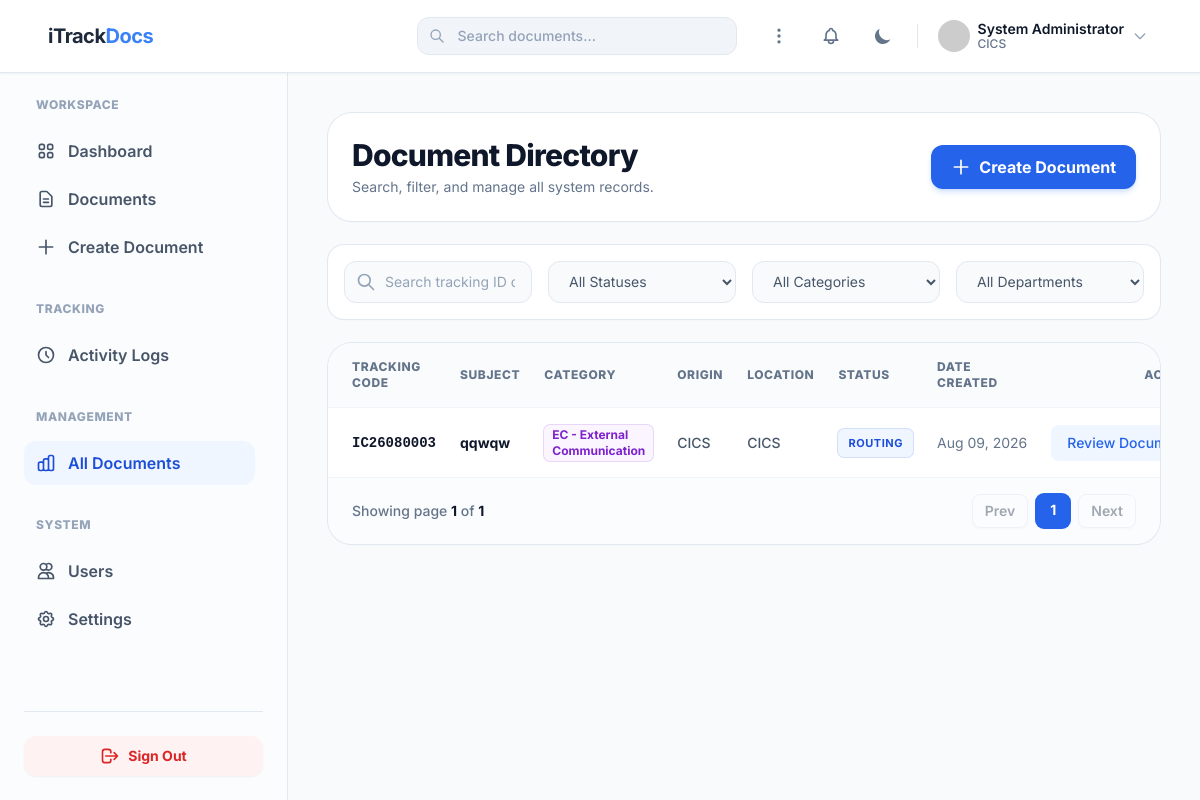
/index.php?action=allDocuments (signed in), run on the app's committed database.
### tables this page shows
CREATE TABLE IF NOT EXISTS `documents` (
  `tracking_id` varchar(50) NOT NULL,
  `creator_id` int(11) DEFAULT NULL,
  `title` varchar(255) NOT NULL,
  `category` varchar(100) DEFAULT NULL,
  `origin` varchar(100) NOT NULL,
  `target_department` varchar(100) DEFAULT NULL,
  `current_location` varchar(100) NOT NULL,
  `status` varchar(50) DEFAULT 'Routing',
  `file_path` varchar(500) DEFAULT NULL,
  `created_at` timestamp NULL DEFAULT current_timestamp(),
  PRIMARY KEY (`tracking_id`)
);

### src/Controllers/Controller.php (called while the page is built, shortened)
<?php
class Controller {
protected function render($view, $data = []) {
    extract($data);
    $action = $_GET['action'] ?? 'home';
    require __DIR__ . "/../../views/{$view}.php";
    require __DIR__ . "/../../views/layout.php";
}
}

### src/Controllers/DocumentController.php (called while the page is built, shortened)
<?php
class DocumentController extends Controller {
    public function allDocuments() {
        $page = isset($_GET['p']) ? (int)$_GET['p'] : 1;
        $filters = [
            'search' => $_GET['search'] ?? '',
            'status' => $_GET['status'] ?? '',
            'category' => $_GET['category'] ?? '',
            'department' => $_GET['department'] ?? ''
        ];
        $filters = array_filter($filters, function($v) { return $v !== ''; });
        $model = new \Models\Document();
        $deptStmt = $model->getDepartments();
        $result = $model->getPaginatedWithFilters($page, 10, $filters);
        $this->render('documents', [
            'documents' => $result['data'],
            'pagination' => [
                'total' => $result['total'],
                'pages' => $result['pages'],
                'current' => $result['current']
            ],
            'action' => 'allDocuments',
            'filters' => $filters,
            'departments' => $deptStmt
        ]);
    }
}

### src/Models/Document.php (called while the page is built, shortened)
<?php
class Document {
    private $conn;
    public function __construct() {
        $database = new Database();
        $this->conn = $database->getConnection();
    }
    public function getPaginatedWithFilters($page = 1, $limit = 10, $filters = []) {
        $offset = ($page - 1) * $limit;
        $whereClause = "WHERE (origin = 'CICS' OR current_location = 'CICS' OR target_department = 'CICS')
                        AND category IN ('IC', 'EC')";
        $params = [];
        $countQuery = "SELECT COUNT(*) FROM documents " . $whereClause;
        $countStmt = $this->conn->prepare($countQuery);
        $countStmt->execute();
        $total = $countStmt->fetchColumn();
        $query = "SELECT * FROM documents " . $whereClause . " ORDER BY created_at DESC LIMIT :limit OFFSET :offset";
        $stmt = $this->conn->prepare($query);
        $stmt->bindValue(':limit', (int)$limit, \PDO::PARAM_INT);
        $stmt->bindValue(':offset', (int)$offset, \PDO::PARAM_INT);
        $stmt->execute();
        $docs = [];
        while ($row = $stmt->fetch(\PDO::FETCH_ASSOC)) {
            $docs[$row['tracking_id']] = $row;
        }
        return [
            'data' => $docs,
            'total' => $total,
            'pages' => ceil($total / $limit),
            'current' => $page
        ];
    }
}

### src/Config/Database.php (called while the page is built, shortened)
<?php
class Database {
    private $host = 'localhost';
    private $db_name = 'itrackdocs';
    private $username = 'root';
    private $password = '';
    public function getConnection() {
        $this->conn = null;
        try {
            $this->conn = new PDO("mysql:host=" . $this->host . ";dbname=" . $this->db_name, $this->username, $this->password);
            $this->conn->setAttribute(PDO::ATTR_ERRMODE, PDO::ERRMODE_EXCEPTION);
            $this->conn->setAttribute(PDO::ATTR_DEFAULT_FETCH_MODE, PDO::FETCH_ASSOC);
        } catch(PDOException $exception) {
            echo "Database Connection Error: " . $exception->getMessage();
        }
        return $this->conn;
    }
}

### views/documents.php (the view, shortened to what this page needs)
<?php
function getStatusBadge($status) {
    $status = strtolower($status ?? 'pending');
    if ($status === 'routing') return 'bg-blue-50 text-blue-700 dark:bg-blue-500/10 dark:text-blue-400 ring-1 ring-blue-600/20';
    return 'bg-amber-50 text-amber-700 dark:bg-amber-500/10 dark:text-amber-400 ring-1 ring-amber-600/20';
}
function filterQueryString($extra = []) {
    $params = [];
    $params = array_merge($params, $extra);
    return http_build_query($params);
}
$current_search = $_GET['search'] ?? '';
$base_action = $action ?? 'list';
?>
<div class="animate-fade-in-up space-y-6">
    <div class="flex flex-col sm:flex-row sm:items-center justify-between gap-4 bg-white dark:bg-slate-900 p-6 rounded-3xl ring-1 ring-slate-200 dark:ring-slate-800 shadow-sm">
        <div>
            <h1 class="text-3xl font-extrabold text-slate-900 dark:text-white tracking-tight">Document Directory</h1>
            <p class="text-slate-500 dark:text-slate-400 text-sm mt-1">Search, filter, and manage all system records.</p>
        </div>
        <a href="index.php?action=create" class="inline-flex items-center justify-center gap-2 bg-brand-600 hover:bg-brand-500 text-white font-bold py-2.5 px-5 rounded-xl transition-all shadow-md shadow-brand-500/20">
            <svg class="w-5 h-5" fill="none" viewBox="0 0 24 24" stroke="currentColor"><path stroke-linecap="round" stroke-linejoin="round" stroke-width="2" d="M12 4v16m8-8H4" /></svg>
            Create Document
        </a>
    </div>
    <form method="GET" action="index.php" id="filterForm" class="bg-white dark:bg-slate-900 p-4 rounded-2xl ring-1 ring-slate-200 dark:ring-slate-800 shadow-sm grid grid-cols-1 md:grid-cols-4 gap-4">
        <div class="relative">
            <div class="absolute inset-y-0 left-0 pl-3 flex items-center pointer-events-none">
            </div>
            <input type="text" name="search" id="filterSearch" placeholder="Search tracking ID or subject..." value="<?= htmlspecialchars($current_search) ?>"
                   class="w-full bg-slate-50 dark:bg-slate-950 border border-slate-200 dark:border-slate-800 rounded-xl pl-10 pr-4 py-2.5 text-sm focus:ring-2 focus:ring-brand-500 outline-none text-slate-900 dark:text-white placeholder-slate-400 transition-shadow">
        </div>
        <select name="status" id="filterStatus" class="bg-slate-50 dark:bg-slate-950 border border-slate-200 dark:border-slate-800 rounded-xl px-4 py-2.5 text-sm text-slate-600 dark:text-slate-300 outline-none focus:ring-2 focus:ring-brand-500 transition-shadow">
            <option value="">All Statuses</option>
        </select>
        <select name="category" id="filterCategory" class="bg-slate-50 dark:bg-slate-950 border border-slate-200 dark:border-slate-800 rounded-xl px-4 py-2.5 text-sm text-slate-600 dark:text-slate-300 outline-none focus:ring-2 focus:ring-brand-500 transition-shadow">
            <option value="">All Categories</option>
        </select>
        <select name="department" id="filterDepartment" class="bg-slate-50 dark:bg-slate-950 border border-slate-200 dark:border-slate-800 rounded-xl px-4 py-2.5 text-sm text-slate-600 dark:text-slate-300 outline-none focus:ring-2 focus:ring-brand-500 transition-shadow">
            <option value="">All Departments</option>
        </select>
    </form>
    <div class="bg-white dark:bg-slate-900 ring-1 ring-slate-200 dark:ring-slate-800 rounded-3xl overflow-hidden shadow-sm flex flex-col">
        <div class="overflow-x-auto flex-1">
            <table class="min-w-full divide-y divide-slate-100 dark:divide-slate-800">
                <thead class="bg-slate-50/80 dark:bg-slate-800/50">
                    <tr>
                        <th class="py-4 pl-6 pr-3 text-left text-xs font-extrabold text-slate-500 dark:text-slate-400 uppercase tracking-wider">Tracking Code</th>
                        <th class="px-3 py-4 text-left text-xs font-extrabold text-slate-500 dark:text-slate-400 uppercase tracking-wider">Subject</th>
                        <th class="px-3 py-4 text-left text-xs font-extrabold text-slate-500 dark:text-slate-400 uppercase tracking-wider">Category</th>
                        <th class="px-3 py-4 text-left text-xs font-extrabold text-slate-500 dark:text-slate-400 uppercase tracking-wider">Origin</th>
                        <th class="px-3 py-4 text-left text-xs font-extrabold text-slate-500 dark:text-slate-400 uppercase tracking-wider">Location</th>
                        <th class="px-3 py-4 text-left text-xs font-extrabold text-slate-500 dark:text-slate-400 uppercase tracking-wider">Status</th>
                        <th class="px-3 py-4 text-left text-xs font-extrabold text-slate-500 dark:text-slate-400 uppercase tracking-wider">Date Created</th>
                        <th class="py-4 pl-3 pr-6 text-right text-xs font-extrabold text-slate-500 dark:text-slate-400 uppercase tracking-wider">Actions</th>
                    </tr>
                </thead>
                <tbody class="divide-y divide-slate-100 dark:divide-slate-800/60 bg-white dark:bg-slate-900">
                    <?php if (empty($documents)): ?>
                        <tr>
                            <td colspan="8" class="py-16 text-center">
                                <svg class="w-12 h-12 text-slate-300 dark:text-slate-600 mx-auto mb-3" fill="none" viewBox="0 0 24 24" stroke="currentColor"><path stroke-linecap="round" stroke-linejoin="round" stroke-width="1.5" d="M9 12h6m-6 4h6m2 5H7a2 2 0 01-2-2V5a2 2 0 012-2h5.586a1 1 0 01.707.293l5.414 5.414a1 1 0 01.293.707V19a2 2 0 01-2 2z" /></svg>
                                <p class="text-slate-500 dark:text-slate-400 font-medium text-lg">No documents found.</p>
                                <p class="text-slate-400 dark:text-slate-500 text-sm mt-1">Try adjusting your search or filters.</p>
                            </td>
                        </tr>
                    <?php else: ?>
                        <?php foreach ($documents as $id => $doc): ?>
                        <tr class="hover:bg-slate-50 dark:hover:bg-slate-800/40 transition-colors group">
                            <td class="whitespace-nowrap py-4 pl-6 pr-3 text-sm">
                                <div class="flex items-center gap-2">
                                    <span class="font-mono font-bold text-slate-900 dark:text-white group-hover:text-brand-600 dark:group-hover:text-brand-400 transition-colors"><?= htmlspecialchars($id) ?></span>
                                </div>
                            </td>
                            <td class="px-3 py-4 text-sm font-bold text-slate-900 dark:text-white max-w-[250px] truncate">
                                <?= htmlspecialchars($doc['title']) ?>
                            </td>
                            <td class="px-3 py-4 text-sm">
                                <span class="inline-flex items-center px-2 py-0.5 rounded-md text-xs font-bold bg-purple-50 text-purple-700 dark:bg-purple-500/10 dark:text-purple-400 ring-1 ring-purple-600/20">
                                    <?php
                                        $cat = $doc['category'] ?? 'Uncategorized';
                                        if ($cat === 'IC') echo 'IC - Internal Communication';
                                        elseif ($cat === 'EC') echo 'EC - External Communication';
                                        else echo htmlspecialchars($cat);
                                    ?>
                                </span>
                            </td>
                            <td class="px-3 py-4 text-sm font-medium text-slate-600 dark:text-slate-300">
                                <?= htmlspecialchars($doc['origin']) ?>
                            </td>
                            <td class="px-3 py-4 text-sm font-medium text-slate-600 dark:text-slate-300">
                                <?= htmlspecialchars($doc['current_location']) ?>
                            </td>
                            <td class="whitespace-nowrap px-3 py-4 text-sm">
                                <span class="inline-flex items-center px-2.5 py-1 rounded-md text-[11px] font-bold uppercase tracking-wider <?= getStatusBadge($doc['status']) ?>">
                                    <?= htmlspecialchars($doc['status'] ?? 'Pending') ?>
                                </span>
                            </td>
                            <td class="whitespace-nowrap px-3 py-4 text-sm text-slate-500 dark:text-slate-400">
                                <?= date('M d, Y', strtotime($doc['created_at'] ?? 'now')) ?>
                            </td>
                            <td class="whitespace-nowrap py-4 pl-3 pr-6 text-right text-sm font-medium">
                                <a href="index.php?action=view&tracking_id=<?= urlencode($id) ?>" class="text-brand-600 dark:text-brand-400 hover:text-brand-800 dark:hover:text-brand-300 bg-brand-50 dark:bg-brand-500/10 px-4 py-2 rounded-lg transition-colors inline-block">Review Document</a>
                            </td>
                        </tr>
                        <?php endforeach; ?>
                    <?php endif; ?>
                </tbody>
            </table>
        </div>
        <div class="px-6 py-4 border-t border-slate-100 dark:border-slate-800 flex flex-col sm:flex-row justify-between items-center gap-4 bg-slate-50/50 dark:bg-slate-900/50">
            <p class="text-sm font-medium text-slate-500 dark:text-slate-400">
                Showing page <span class="font-bold text-slate-900 dark:text-white"><?= $pagination['current'] ?></span> of <span class="font-bold text-slate-900 dark:text-white"><?= max(1, $pagination['pages']) ?></span>
            </p>
            <div class="flex gap-2">
                <a href="index.php?action=<?= htmlspecialchars($base_action) ?>&p=<?= max(1, $pagination['current'] - 1) ?>&<?= filterQueryString() ?>"
                class="px-3 py-1.5 border border-slate-200 dark:border-slate-700 rounded-lg text-sm font-semibold text-slate-600 dark:text-slate-300 hover:bg-white dark:hover:bg-slate-800 transition-colors shadow-sm <?= $pagination['current'] <= 1 ? 'opacity-50 pointer-events-none' : '' ?>">
                    Prev
                </a>
                <div class="hidden sm:flex gap-1">
                    <?php for ($i = 1; $i <= $pagination['pages']; $i++): ?>
                        <a href="index.php?action=<?= htmlspecialchars($base_action) ?>&p=<?= $i ?>&<?= filterQueryString() ?>"
                        class="px-3.5 py-1.5 rounded-lg text-sm font-bold transition-colors shadow-sm <?= $i == $pagination['current'] ? 'bg-brand-600 text-white ring-1 ring-brand-600' : 'bg-white dark:bg-slate-900 text-slate-600 dark:text-slate-300 border border-slate-200 dark:border-slate-700 hover:bg-slate-50 dark:hover:bg-slate-800' ?>">
                        <?= $i ?>
                        </a>
                    <?php endfor; ?>
                </div>
                <a href="index.php?action=<?= htmlspecialchars($base_action) ?>&p=<?= min($pagination['pages'], $pagination['current'] + 1) ?>&<?= filterQueryString() ?>"
                class="px-3 py-1.5 border border-slate-200 dark:border-slate-700 rounded-lg text-sm font-semibold text-slate-600 dark:text-slate-300 hover:bg-white dark:hover:bg-slate-800 transition-colors shadow-sm <?= $pagination['current'] >= $pagination['pages'] ? 'opacity-50 pointer-events-none' : '' ?>">
                    Next
                </a>
            </div>
        </div>
    </div>
</div>

### data on the page
documents: id "IC26080003", title "qqwqw", category "EC - External Communication", origin "CICS", current_location "CICS", status "ROUTING", created_at "Aug 09, 2026"

### other printed values
$_SESSION['user_name'] "System Administrator"
$_SESSION['user_department'] "CICS"
$pagination['current'] "1"
max(1, $pagination['pages']) "1"
